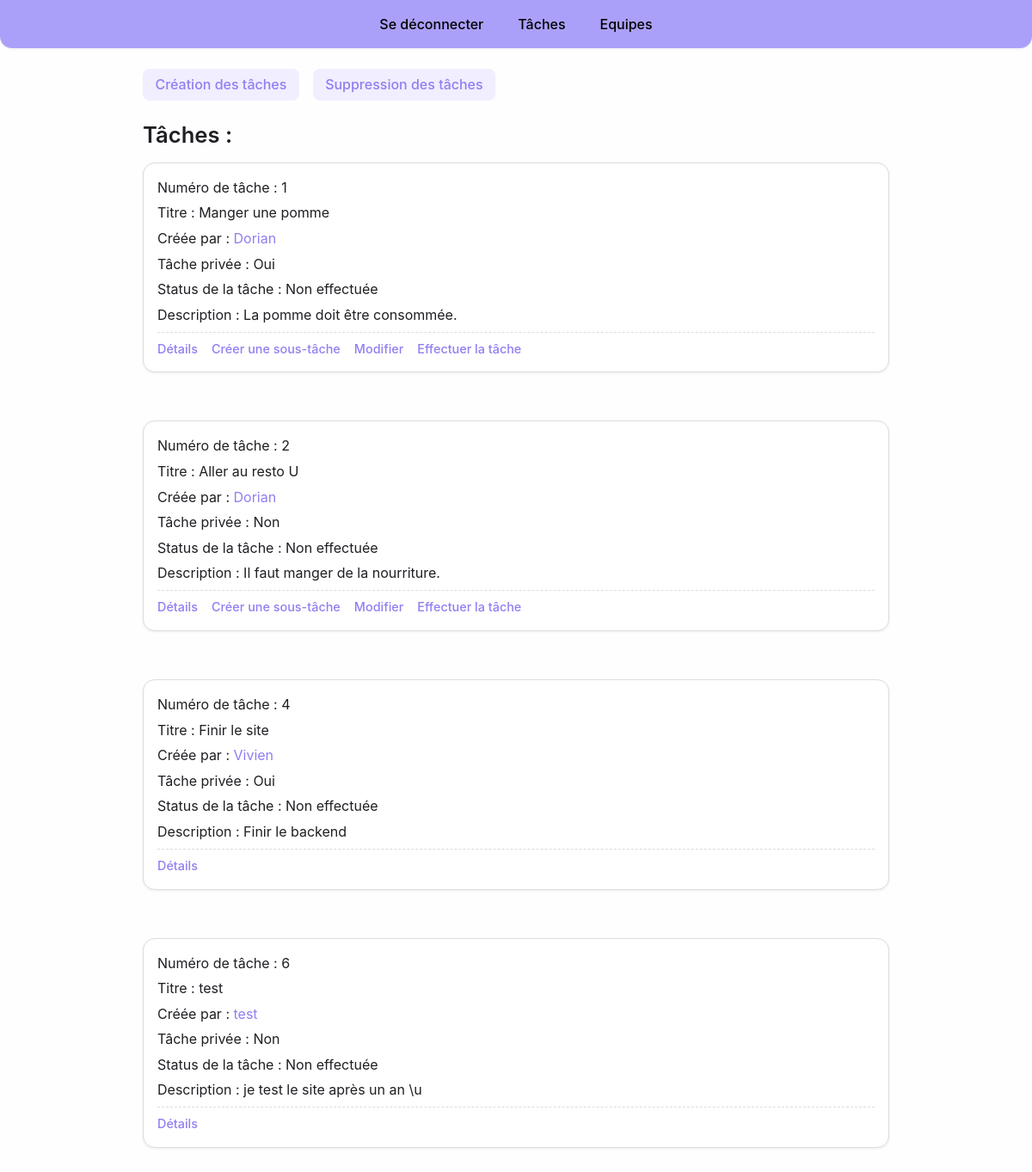
/tasks/ (signed in), run on the app's committed database.
### polls/models.py (models this page shows, shortened)
class Task(models.Model):
    status = models.BooleanField(blank=False)
    createdBy = models.ForeignKey(User, on_delete=models.CASCADE)
    parent = models.ForeignKey('self', on_delete=models.CASCADE, null=True, blank=True)
    isPrivate = models.BooleanField(blank=False)
    title = models.CharField(max_length=64,blank=False)
    description = models.CharField(max_length=512)

class User(AbstractUser):
    description = models.CharField(max_length=512,blank=False,default="default_description")

### polls/views.py (the view)
# urls.py: path("tasks/", views.tasks, name="tasks"),
def tasks(request):
    if request.user.is_authenticated:
        if request.method == "GET":
            myTasks = [(t,doableTaskById(request.user,t.id), request.user == t.createdBy) for t in get_visible_tasks(request.user)]
            return render(request, 'tasks.html',{'myTasks':myTasks})
        if request.method == "POST":
            pass
    else:
        return redirect('/login')

### polls/tasks.py (called while the page is built)
def get_visible_tasks(user):
    all_tasks = [t for t in Task.objects.all()]
    for t in all_tasks:
        if visibleTask(user,t) == False:
            all_tasks.remove(t) #If non of the above conditions met, the task is removed from the visible tasks list.
    return all_tasks

def visibleTask(user, t):
    if t.isPrivate == False: #If the task is public.
        return True
    if doableTask(user,t) == True:
        return True
    return False

def doableTaskById(user,task_id):
    task = Task.objects.get(id=task_id)
    return doableTask(user,task)

def doableTask(user,task):
    if(len(AssignUserToTask.objects.filter(user=user,task=task)) >= 1): #If the user is assigned to this task.
        return True
    user_team_assigned_to_task = False
    for assignment in AssignUserToTeam.objects.filter(user=user): #If the user is in a team assigned to this task.
        team = assignment.team
        if(len(AssignTeamToTask.objects.filter(team=team, task=task)) >= 1):
            user_team_assigned_to_task = True
            break
    if(user_team_assigned_to_task == True):
        return True
    if task.createdBy == user: #If the task was created by the user.
        return True
    return False

### polls/templates/tasks.html (shortened to what this page needs)
<!doctype html>
<html lang="fr">
	<head>
		{% load static %}
		<link rel="stylesheet" type="text/css" href="{% static 'general.css' %}">
	</head>
	<body>
		<header>
			<nav>
				<a href="/sign_out" class="buttonBar">Se déconnecter</a>
                <a href="/tasks" class="buttonBar">Tâches</a>
				<a href="/teams" class="buttonBar">Equipes</a>
			</nav>
		</header>
		<div>
			<main>
				<div class="page-actions">
					<a href="/tasks/create_tasks">Création des tâches</a>
					<a href="/tasks/delete_tasks">Suppression des tâches</a>
				</div>
				<h1>
					Tâches :
				</h1>
				<div class="card-list">
					{% for task in myTasks %}
					<div class="card">
						<div>Numéro de tâche : {{ task.0.id }}</div>
						<div>Titre : {{ task.0.title }}</div>
						<div>Créée par : <a href="{% url 'users' task.0.createdBy.id %}">{{ task.0.createdBy }}</a></div>
						<div>Tâche privée :{% if task.0.isPrivate == True %} Oui {% else %} Non {% endif %}</div>
						<div>Status de la tâche :{% if task.0.status == True %} Effectuée {% else %} Non effectuée {% endif %}</div>
						<div>Description : {{task.0.description}}</div>
						<div class="card-actions">
						<a href="{% url 'task_inspect' task.0.id %}">Détails</a>
						{% if task.1 == True %}<a href="{% url 'create_subtasks' task.0.id %}">Créer une sous-tâche</a>{% endif %}
						{% if task.2 == True %}<a href="{% url 'update_tasks' task.0.id %}">Modifier</a>{% endif %}
						{% if task.0.status == False and task.1 == True %}<a href="{% url 'do_tasks' task.0.id %}">Effectuer la tâche</a>{% endif %}
						</div>
					</div>
					<br>
					{% endfor %}
				</div>
			</main>
		</div>
	</body>
</html>

### static/general.css (style rules this page uses)
:root { --color0: #FEFEFF; --color1: #d4d4d4; --color2: #D6CFFF; --color3: #000000; --color4: #ABA0F9; --color4-dark: #8f7ff2; --color4-light: #f1eeff; --text: #1f1f24; --text-muted: #5b5b66; --border: #dcdce3; --surface: #ffffff; --danger: #e0575c; --success: #3fae6a; --radius-sm: 8px; --radius-md: 14px; --radius-lg: 20px; --shadow-sm: 0 1px 3px rgba(20, 20, 30, 0.08); --shadow-md: 0 6px 20px rgba(20, 20, 30, 0.10); --space-1: 0.5rem; --space-2: 1rem; --space-3: 1.5rem; --space-4: 2.5rem; }
*, *::before, *::after { box-sizing: border-box; }
body { margin: 0; min-height: 100vh; display: flex; flex-direction: column; background-color: var(--color0); color: var(--text); font-family: -apple-system, BlinkMacSystemFont, "Segoe UI", Roboto, Helvetica, Arial, sans-serif; line-height: 1.5; }
h1, h2, h3 { color: var(--text); font-weight: 600; line-height: 1.25; }
h1 { font-size: 1.6rem; margin: var(--space-3) 0 var(--space-2); }
a { color: var(--color4-dark); text-decoration: none; }
main { flex: 1; width: 100%; max-width: 900px; margin: 0 auto; padding: var(--space-3) var(--space-2) var(--space-4); }
body > div { display: flex; flex-direction: column; flex: 1; }
header { position: sticky; top: 0; z-index: 10; border-radius: 0 0 var(--radius-md) var(--radius-md); color: var(--color3); background-color: var(--color4); box-shadow: var(--shadow-sm); display: flex; flex-direction: column; }
header a { color: var(--color3); text-decoration: none; font-weight: 500; }
header nav { display: flex; flex-direction: row; flex-wrap: wrap; padding: var(--space-1) var(--space-2); gap: var(--space-1); align-items: center; justify-content: center; border-style: hidden; text-align: center; }
.buttonBar { display: flex; align-items: center; justify-content: center; height: 40px; padding: 0 var(--space-2); border-radius: var(--radius-sm); transition: background-color 0.15s ease, transform 0.1s ease; }
.page-actions { display: flex; flex-wrap: wrap; gap: var(--space-2); margin-bottom: var(--space-2); }
.page-actions a { padding: 0.4rem 0.9rem; border-radius: var(--radius-sm); background-color: var(--color4-light); font-weight: 500; }
.card-list { display: flex; flex-direction: column; gap: var(--space-2); }
.card { background-color: var(--surface); border: 1px solid var(--border); border-radius: var(--radius-md); padding: var(--space-2); box-shadow: var(--shadow-sm); transition: box-shadow 0.15s ease, transform 0.1s ease; }
.card > div { margin-bottom: 0.35rem; color: var(--text); }
.card > div:last-child { margin-bottom: 0; }
.card-actions { display: flex; flex-wrap: wrap; gap: 0.5rem 1rem; margin-top: var(--space-1); padding-top: var(--space-1); border-top: 1px dashed var(--border); }
.card-actions a { font-size: 0.9rem; font-weight: 500; }

### data on the page
Task: id "1", title "Manger une pomme", createdBy.username "Dorian", isPrivate "Oui", status "Non effectuée", description "La pomme doit être consommée.", shows "Créer une sous-tâche", shows "Modifier"
Task: id "2", title "Aller au resto U", createdBy.username "Dorian", isPrivate "Non", status "Non effectuée", description "Il faut manger de la nourriture.", shows "Créer une sous-tâche", shows "Modifier"
Task: id "4", title "Finir le site", createdBy.username "Vivien", isPrivate "Oui", status "Non effectuée", description "Finir le backend"
Task: id "6", title "test", createdBy.username "test", isPrivate "Non", status "Non effectuée", description "je test le site après un an \\u"
